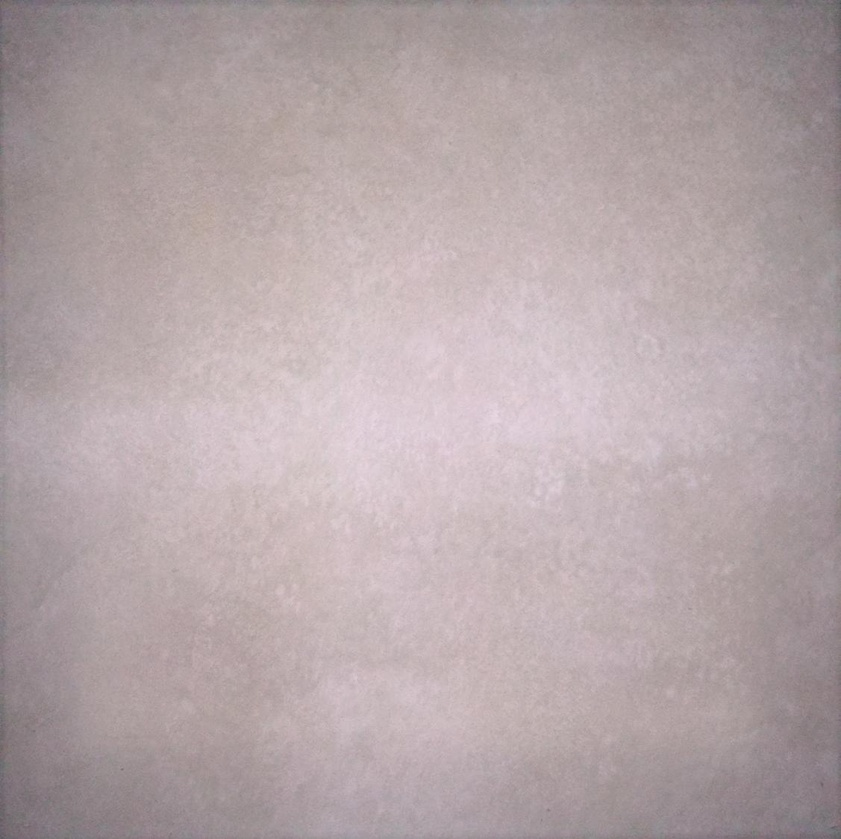
//> input picture 0.jpg, 841 x 839 px, shrunk from 1127 x 1125 before the run
$ ./main 0.jpg 3   (built with g++ and OpenCV 4)
//> lines starting //> are read from the running program, lines starting //| are printed output that depends on the picture
#include <iostream>
#include <math.h>
#include <opencv2/highgui/highgui.hpp>
#include <opencv2/imgproc/imgproc.hpp>

using namespace std;
using namespace cv;

void glcm(Mat &img, int numLevels);

int main(int argc, char* argv[])
{
  Mat img = imread(argv[1]);
//> img is the input picture: 839 rows x 841 cols, CV_8UC3; mean B, G, R 168.3, 165.9, 180.2

  if(img.empty())
  {
    cout << "No image!";
    return 0;
  }

  cvtColor(img, img, CV_BGR2GRAY);
//> img: 839 rows x 841 cols, CV_8UC1

  int numLevels = 256;
  if (argc > 2)
  {
    numLevels = atoi(argv[2]);
//> numLevels = 3
  }

  glcm(img, numLevels);

  return 0;
}

void glcm(Mat &img, int numLevels)
{
//> called with numLevels = 3

  Mat glcm = Mat::zeros(numLevels, numLevels, CV_32F);
//> glcm = [[0, 0, 0], [0, 0, 0], [0, 0, 0]]

  // Normalizing
  float slope = float(numLevels) / 255; // "255" is the maximum pixel value for the image type -> 0 ~ 255
//> slope = 0.0118
  float intercept = 1 - (slope * 0);    // "0"   is the minimum pixel value for the image type -> 0 ~ 255
//> intercept = 1

  for(int i = 0; i < img.rows; i++){
    for(int j = 0; j < img.cols; j++){
      img.at<uchar>(i,j) = floor((slope * img.at<uchar>(i,j)) + 1);
    }
  }
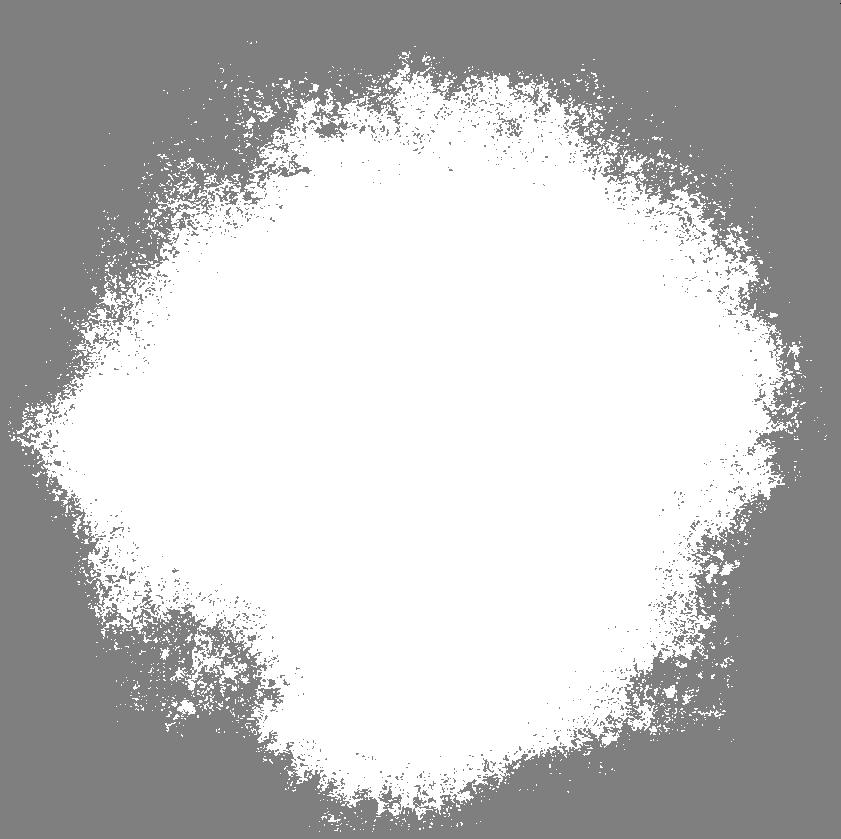
//> img: 839 rows x 841 cols, CV_8UC1; min 1, max 3, mean 2.52; drawn with min black and max white

  // Creating GLCM matrix with "numLevels", radius = 1 and in the horizontal direction
  for(int i = 0; i < img.rows; i++){
    for(int j = 0; j < img.cols-1; j++)
    {
      glcm.at<float>(img.at<uchar>(i,j) - 1, img.at<uchar>(i,j+1) - 1) += 1;
    }
  }
//> after the loop, glcm = [[0, 0, 0], [1, 322787, 12111], [0, 12111, 357750]]

  // Normalizing GLCM matrix for parameter determination
  glcm = glcm / sum(glcm)[0];
//> glcm = [[0, 0, 0], [1.42e-06, 0.458, 0.0172], [0, 0.0172, 0.508]]

  // Means
  float mu_i = 0, mu_j = 0;
  float mu = 0;
  for(int i = 0; i < numLevels; i++){
    for(int j = 0; j < numLevels; j++)
    {
      mu = mu + glcm.at<float>(i,j);
      mu_i = mu_i + ((i+1) * glcm.at<float>(i,j));
      mu_j = mu_j + ((j+1) * glcm.at<float>(i,j));
    }
  }
//> this loop made 3 passes
//> (mu, mu_i, mu_j) on passes 1 to 3: (0, 0, 0), (0.475, 0.95, 0.968), (1, 2.52, 2.52)
//> after the loop, mu = 1; mu_i = 2.52; mu_j = 2.52

  mu = mu / pow(numLevels, 2);
//> mu = 0.111

  // Standard Deviation
  float sigma_i = 0, sigma_j = 0;
  vector<float> sum_pixels((2 * numLevels)-1); // sum_pixels[i + j] = p_{x + y}(k), where k = i + j
  vector<float> dif_pixels(2 * numLevels);     // dif_pixels[i + j] = p_{x - y}(k), where k = |i + j|
  vector<float> px(numLevels), py(numLevels);  // Marginal-probability matrix obtained by summing the rows of p(i, j) (Matrix gl) [2]

  for(int i = 0; i < numLevels; i++)
  {
    for(int j = 0; j < numLevels; j++)
    {
      sigma_i = sigma_i + (((i+1) - mu_i) * ((i+1) - mu_i) * glcm.at<float>(i,j));
      sigma_j = sigma_j + (((i+1) - mu_j) * ((i+1) - mu_j) * glcm.at<float>(i,j));

      // Implementing savgh - Sum Average [1]
      if (i + j >= 2)
        sum_pixels[i + j] = sum_pixels[i + j] + glcm.at<float>(i,j);

      dif_pixels[abs(i - j)] = dif_pixels[abs(i - j)] + glcm.at<float>(i,j);
      px[j] = px[j] + glcm.at<float>(i,j);
      py[i] = py[i] + glcm.at<float>(i,j);
    }
  }
//> this loop made 3 passes
//> (sigma_i, sigma_j) on passes 1 to 3: (0, 0), (0.131, 0.131), (0.249, 0.249)
//> after the loop, sigma_i = 0.249; sigma_j = 0.249; sum_pixels = [0, 0, 0.458, 0.0344, 0.508]; dif_pixels = [0.966, 0.0344, 0, 0, 0, 0]; px = [1.42e-06, 0.475, 0.525]; py = [0, 0.475, 0.525]

  sigma_i = sqrt(sigma_i);
//> sigma_i = 0.499
  sigma_j = sqrt(sigma_j);
//> sigma_j = 0.499

  float savgh = 0, senth = 0;
  for(int i = 0; i < (2 * numLevels) - 1; i++)
  {
    savgh = savgh + ((i+2) * sum_pixels[i]);
    senth = senth - (sum_pixels[i] * log(sum_pixels[i] + 0.0000000000001)); //¹
  }
//> this loop made 5 passes
//> (savgh, senth) on passes 1 to 5: (0, 0), (0, 0), (1.83, 0.358), (2, 0.473), (5.05, 0.818)
//> after the loop, savgh = 5.05; senth = 0.818

  float svarh = 0;
  for(int i = 0; i < (2 * numLevels) - 1; i++)
  {
    svarh = svarh + pow((i+2) - senth, 2) * sum_pixels[i];
  }
//> this loop made 5 passes
//> svarh on passes 1 to 5: 0, 0, 4.64, 5.24, 18.87
//> after the loop, svarh = 18.87

  float dvarh = 0, denth = 0;
  for (int i = 0; i < numLevels; i++)
  {
    dvarh = dvarh + (pow(i, 2) * dif_pixels[i]);
    denth = denth - dif_pixels[i] * log(dif_pixels[i] + 0.0000000000001); //¹
  }
//> this loop made 3 passes
//> (dvarh, denth) on passes 1 to 3: (0, 0.0338), (0.0344, 0.15), (0.0344, 0.15)
//> after the loop, dvarh = 0.0344; denth = 0.15

  float energ = 0, contr = 0, homom = 0, homop = 0, entro = 0, corrm = 0, corrp = 0,
  autoc = 0, cprom = 0, cshad = 0, dissi = 0, maxpr = 0, sosvh = 0, HX = 0,
  HY = 0, HXY = 0, HXY1 = 0, HXY2 = 0, inf1h = 0, inf2h = 0, indnc = 0, idmnc = 0;

  for(int i = 0; i < numLevels; i++)
  {
    HX = HX - px[i] * log(px[i] + 0.0000000000001);
    HY = HY - py[i] * log(py[i] + 0.0000000000001);

    for(int j = 0; j < numLevels; j++)
    {
      autoc = autoc + (i+1) * (j+1) * glcm.at<float>(i,j);
      contr = contr + (abs(i-j) * abs(i-j) * glcm.at<float>(i,j));
      corrm = corrm + ((i+1) - mu_i) * ((j+1) - mu_j) * glcm.at<float>(i,j);
      cprom = cprom + pow(((i+1) + (j+1) - mu_i - mu_j), 4) * glcm.at<float>(i,j);
      cshad = cshad + pow(((i+1) + (j+1) - mu_i - mu_j), 3) * glcm.at<float>(i,j);
      dissi = dissi + (abs(i - j) * glcm.at<float>(i,j));
      energ = energ + glcm.at<float>(i,j) * glcm.at<float>(i,j);

      if(glcm.at<float>(i,j) != 0)
        entro = entro - glcm.at<float>(i,j) * log(glcm.at<float>(i,j));

      homom = homom + glcm.at<float>(i,j) / (1 + abs(i-j));
      homop = homop + (glcm.at<float>(i,j) / (1 + ((i - j) * (i - j))));

      if (glcm.at<float>(i,j) > maxpr)
        maxpr = glcm.at<float>(i,j);

      sosvh = sosvh + (pow((i+1) - mu, 2) * glcm.at<float>(i,j));

      HXY = HXY - glcm.at<float>(i,j) * log(glcm.at<float>(i,j) + 0.0000000000001);
      HXY1 = HXY1 - glcm.at<float>(i,j) * log(px[i] * py[j] + 0.0000000000001);
      HXY2 = HXY2 - px[i] * py[j] * log(px[i] * py[j] + 0.0000000000001);

      indnc = indnc + (glcm.at<float>(i,j) / (1 + (float(abs(i - j)) / numLevels)));
      idmnc = idmnc + (glcm.at<float>(i,j) / (1 + (pow(i - j, 2)) / pow(numLevels, 2)));
    }
  }
//> this loop made 3 passes
//> (HX, HY, autoc, contr, corrm, cprom, cshad, dissi) on passes 1 to 3: (1.91e-05, 0, 0, 0, 0, 0, 0, 0), (0.354, 0.354, 1.94, 0.0172, 0.122, 0.556, -0.53, 0.0172), (0.692, 0.692, 6.61, 0.0344, 0.232, 0.97, -0.0939, 0.0344)
//> after the loop, HX = 0.692; HY = 0.692; autoc = 6.61; contr = 0.0344; corrm = 0.232; cprom = 0.97; cshad = -0.0939; dissi = 0.0344; energ = 0.468; entro = 0.842; homom = 0.983; homop = 0.983; maxpr = 0.508; sosvh = 6.08

  corrp = (autoc - mu_i * mu_j) / (sigma_i * sigma_j);
//> corrp = 0.931
  corrm = corrm / (sigma_i * sigma_j);
//> corrm = 0.931

  float valueH = 0;

  if (HX >= HY)
    valueH = HX;
//> valueH = 0.692
  else
    valueH = HY;

  inf1h = (HXY - HXY1) / valueH;
//> inf1h = -0.784
  inf2h = pow((1 - exp(-2 * (HXY2 - HXY))), 0.5);

  cout << "autoc = " << autoc << endl;   // Autocorrelation                            [2]
//| autoc = 6.60683
  cout << "contr = " << contr << endl;   // Contrast                                   [1,2]
//| contr = 0.0343706
  cout << "corrm = " << corrm << endl;   // Correlation                                [MATLAB]
//| corrm = 0.931095
  cout << "corrp = " << corrp << endl;   // Correlation                                [1, 2]
//| corrp = 0.931098
  cout << "cprom = " << cprom << endl;   // Cluster Prominence                         [2]
//| cprom = 0.97005
  cout << "cshad = " << cshad << endl;   // Cluster Shade                              [2]
//| cshad = -0.0938636
  cout << "dissi = " << dissi << endl;   // Dissimilarity                              [2]
//| dissi = 0.0343706
  cout << "energ = " << energ << endl;   // Energy                                     [1, 2]
//| energ = 0.468041
  cout << "entro = " << entro << endl;   // Entropy                                    [2]
//| entro = 0.841508
  cout << "homom = " << homom << endl;   // Inverse difference (INV)                   [3]
//| homom = 0.982815
  cout << "homop = " << homop << endl;   // Homogenity/IDM                             [2]
//| homop = 0.982815
  cout << "maxpr = " << maxpr << endl;   // Maximum probability                        [2]
//| maxpr = 0.50762
  cout << "sosvh = " << sosvh << endl;   // Sum of Squares: Variance                   [1]
//| sosvh = 6.0753
  cout << "savgh = " << savgh << endl;   // Sum Average                                [1]
//| savgh = 5.0496
  cout << "svarh = " << svarh << endl;   // Sum variance                               [1]
//| svarh = 18.8725
  cout << "senth = " << senth << endl;   // Sum entropy                                [1]
//| senth = 0.817666
  cout << "dvarh = " << dvarh << endl;   // Difference variance                        [1]
//| dvarh = 0.0343706
  cout << "denth = " << denth << endl;   // Difference entropy                         [1]
//| denth = 0.149621
  cout << "inf1h = " << inf1h << endl;   // Information measure of correlation1        [1]
//| inf1h = -0.783839
  cout << "inf2h = " << inf2h << endl;   // Information measure of correlation2        [1]
  cout << "indnc = " << indnc << endl;   // Inverse difference normalized (INN)        [3]
  cout << "idmnc = " << idmnc << endl;   // Inverse difference moment normalized (IDN) [3]
}
